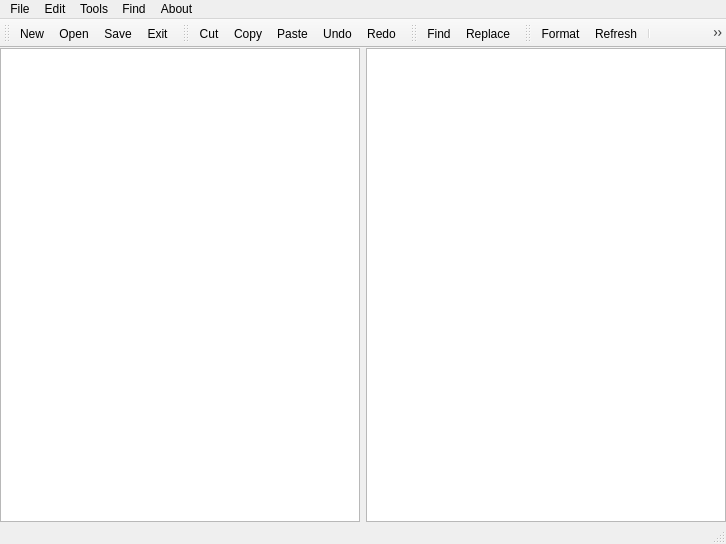
<?xml version="1.0" encoding="UTF-8"?>
<ui version="4.0">
 <class>JsonEditorMain</class>
 <widget class="QMainWindow" name="JsonEditorMain">
  <property name="geometry">
   <rect>
    <x>0</x>
    <y>0</y>
    <width>726</width>
    <height>544</height>
   </rect>
  </property>
  <property name="windowTitle">
   <string>JsonEditorMain</string>
  </property>
  <widget class="QWidget" name="centralWidget">
   <layout class="QHBoxLayout" name="horizontalLayout">
    <property name="leftMargin">
     <number>0</number>
    </property>
    <property name="topMargin">
     <number>0</number>
    </property>
    <property name="rightMargin">
     <number>0</number>
    </property>
    <property name="bottomMargin">
     <number>0</number>
    </property>
    <item>
     <widget class="QTextEdit" name="jsonCode">
      <property name="locale">
       <locale language="Chinese" country="China"/>
      </property>
     </widget>
    </item>
    <item>
     <widget class="QTreeView" name="jsonTree">
      <property name="alternatingRowColors">
       <bool>true</bool>
      </property>
      <property name="selectionBehavior">
       <enum>QAbstractItemView::SelectRows</enum>
      </property>
      <property name="autoExpandDelay">
       <number>1</number>
      </property>
      <property name="animated">
       <bool>true</bool>
      </property>
     </widget>
    </item>
   </layout>
  </widget>
  <widget class="QMenuBar" name="menuBar">
   <property name="geometry">
    <rect>
     <x>0</x>
     <y>0</y>
     <width>726</width>
     <height>21</height>
    </rect>
   </property>
   <widget class="QMenu" name="menu">
    <property name="title">
     <string>File</string>
    </property>
    <addaction name="menuNewFile"/>
    <addaction name="menuOpenFile"/>
    <addaction name="menuSaveFile"/>
    <addaction name="menuSaveAs"/>
    <addaction name="separator"/>
    <addaction name="menuRecent"/>
    <addaction name="separator"/>
    <addaction name="menuExit"/>
   </widget>
   <widget class="QMenu" name="menu_2">
    <property name="title">
     <string>Edit</string>
    </property>
    <addaction name="menuUndo"/>
    <addaction name="menuRedo"/>
    <addaction name="separator"/>
    <addaction name="menuCut"/>
    <addaction name="menuCopy"/>
    <addaction name="menuPaste"/>
    <addaction name="menuSelectAll"/>
    <addaction name="separator"/>
   </widget>
   <widget class="QMenu" name="menu_3">
    <property name="title">
     <string>Find</string>
    </property>
    <widget class="QMenu" name="menu_5">
     <property name="title">
      <string>Toolbars</string>
     </property>
     <addaction name="actionTools"/>
     <addaction name="menuEditTools"/>
     <addaction name="menuFindTools"/>
     <addaction name="menuCodeTools"/>
    </widget>
    <addaction name="menu_5"/>
    <addaction name="menuStatubar"/>
    <addaction name="separator"/>
    <addaction name="menuFind"/>
    <addaction name="menuReplace"/>
    <addaction name="separator"/>
    <addaction name="menuExpand"/>
    <addaction name="menuCollapse"/>
   </widget>
   <widget class="QMenu" name="menu_4">
    <property name="title">
     <string>About</string>
    </property>
    <addaction name="menuAbout"/>
    <addaction name="menuHelp"/>
   </widget>
   <widget class="QMenu" name="menu_6">
    <property name="title">
     <string>Tools</string>
    </property>
    <addaction name="menuRefresh"/>
    <addaction name="menuFormat"/>
    <addaction name="separator"/>
    <addaction name="menuInsertNode"/>
    <addaction name="menuDeleteNode"/>
    <addaction name="menuInsertChild"/>
   </widget>
   <addaction name="menu"/>
   <addaction name="menu_2"/>
   <addaction name="menu_6"/>
   <addaction name="menu_3"/>
   <addaction name="menu_4"/>
  </widget>
  <widget class="QToolBar" name="fileToolBar">
   <property name="iconSize">
    <size>
     <width>32</width>
     <height>32</height>
    </size>
   </property>
   <attribute name="toolBarArea">
    <enum>TopToolBarArea</enum>
   </attribute>
   <attribute name="toolBarBreak">
    <bool>false</bool>
   </attribute>
   <addaction name="menuNewFile"/>
   <addaction name="menuOpenFile"/>
   <addaction name="menuSaveFile"/>
   <addaction name="menuExit"/>
  </widget>
  <widget class="QStatusBar" name="statusBar"/>
  <widget class="QToolBar" name="editToolBar">
   <property name="windowTitle">
    <string>toolBar</string>
   </property>
   <property name="iconSize">
    <size>
     <width>32</width>
     <height>32</height>
    </size>
   </property>
   <attribute name="toolBarArea">
    <enum>TopToolBarArea</enum>
   </attribute>
   <attribute name="toolBarBreak">
    <bool>false</bool>
   </attribute>
   <addaction name="menuCut"/>
   <addaction name="menuCopy"/>
   <addaction name="menuPaste"/>
   <addaction name="menuUndo"/>
   <addaction name="menuRedo"/>
  </widget>
  <widget class="QToolBar" name="findToolBar">
   <property name="windowTitle">
    <string>toolBar_2</string>
   </property>
   <property name="iconSize">
    <size>
     <width>32</width>
     <height>32</height>
    </size>
   </property>
   <attribute name="toolBarArea">
    <enum>TopToolBarArea</enum>
   </attribute>
   <attribute name="toolBarBreak">
    <bool>false</bool>
   </attribute>
   <addaction name="menuFind"/>
   <addaction name="menuReplace"/>
  </widget>
  <widget class="QToolBar" name="codeToolBar">
   <property name="windowTitle">
    <string>toolBar_3</string>
   </property>
   <property name="iconSize">
    <size>
     <width>32</width>
     <height>32</height>
    </size>
   </property>
   <attribute name="toolBarArea">
    <enum>TopToolBarArea</enum>
   </attribute>
   <attribute name="toolBarBreak">
    <bool>false</bool>
   </attribute>
   <addaction name="menuFormat"/>
   <addaction name="menuRefresh"/>
   <addaction name="separator"/>
   <addaction name="menuInsertNode"/>
   <addaction name="menuDeleteNode"/>
   <addaction name="menuInsertChild"/>
  </widget>
  <action name="menuNewFile">
   <property name="icon">
    <iconset resource="jsoneditor.qrc">
     <normaloff>:/ToolbarIcon/images/document-new.png</normaloff>:/ToolbarIcon/images/document-new.png</iconset>
   </property>
   <property name="text">
    <string>New</string>
   </property>
   <property name="toolTip">
    <string>New</string>
   </property>
   <property name="shortcut">
    <string>Ctrl+N</string>
   </property>
  </action>
  <action name="menuOpenFile">
   <property name="icon">
    <iconset resource="jsoneditor.qrc">
     <normaloff>:/ToolbarIcon/images/document-open.png</normaloff>:/ToolbarIcon/images/document-open.png</iconset>
   </property>
   <property name="text">
    <string>Open</string>
   </property>
   <property name="toolTip">
    <string>Open</string>
   </property>
   <property name="shortcut">
    <string>Ctrl+O</string>
   </property>
  </action>
  <action name="menuSaveFile">
   <property name="icon">
    <iconset resource="jsoneditor.qrc">
     <normaloff>:/ToolbarIcon/images/media-floppy.png</normaloff>:/ToolbarIcon/images/media-floppy.png</iconset>
   </property>
   <property name="text">
    <string>Save</string>
   </property>
   <property name="toolTip">
    <string>Save</string>
   </property>
   <property name="shortcut">
    <string>Ctrl+S</string>
   </property>
  </action>
  <action name="menuSaveAs">
   <property name="text">
    <string>Save As...</string>
   </property>
   <property name="toolTip">
    <string>Save As</string>
   </property>
   <property name="shortcut">
    <string>Ctrl+Shift+S</string>
   </property>
  </action>
  <action name="menuRecent">
   <property name="enabled">
    <bool>false</bool>
   </property>
   <property name="text">
    <string>Recent</string>
   </property>
   <property name="toolTip">
    <string>Recent</string>
   </property>
   <property name="shortcut">
    <string>Ctrl+1</string>
   </property>
  </action>
  <action name="menuExit">
   <property name="icon">
    <iconset resource="jsoneditor.qrc">
     <normaloff>:/ToolbarIcon/images/system-log-out.png</normaloff>:/ToolbarIcon/images/system-log-out.png</iconset>
   </property>
   <property name="text">
    <string>Exit</string>
   </property>
   <property name="toolTip">
    <string>Exit</string>
   </property>
   <property name="shortcut">
    <string>Ctrl+Q</string>
   </property>
  </action>
  <action name="menuUndo">
   <property name="icon">
    <iconset resource="jsoneditor.qrc">
     <normaloff>:/ToolbarIcon/images/edit-undo.png</normaloff>:/ToolbarIcon/images/edit-undo.png</iconset>
   </property>
   <property name="text">
    <string>Undo</string>
   </property>
   <property name="toolTip">
    <string>Undo</string>
   </property>
   <property name="shortcut">
    <string>Ctrl+Z</string>
   </property>
  </action>
  <action name="menuCut">
   <property name="icon">
    <iconset resource="jsoneditor.qrc">
     <normaloff>:/ToolbarIcon/images/edit-cut.png</normaloff>:/ToolbarIcon/images/edit-cut.png</iconset>
   </property>
   <property name="text">
    <string>Cut</string>
   </property>
   <property name="toolTip">
    <string>Cut</string>
   </property>
   <property name="shortcut">
    <string>Ctrl+X</string>
   </property>
  </action>
  <action name="menuCopy">
   <property name="icon">
    <iconset resource="jsoneditor.qrc">
     <normaloff>:/ToolbarIcon/images/edit-copy.png</normaloff>:/ToolbarIcon/images/edit-copy.png</iconset>
   </property>
   <property name="text">
    <string>Copy</string>
   </property>
   <property name="toolTip">
    <string>Copy</string>
   </property>
   <property name="shortcut">
    <string>Ctrl+C</string>
   </property>
  </action>
  <action name="menuPaste">
   <property name="icon">
    <iconset resource="jsoneditor.qrc">
     <normaloff>:/ToolbarIcon/images/edit-paste.png</normaloff>:/ToolbarIcon/images/edit-paste.png</iconset>
   </property>
   <property name="text">
    <string>Paste</string>
   </property>
   <property name="toolTip">
    <string>Paste</string>
   </property>
   <property name="shortcut">
    <string>Ctrl+V</string>
   </property>
  </action>
  <action name="menuFormat">
   <property name="icon">
    <iconset resource="jsoneditor.qrc">
     <normaloff>:/ToolbarIcon/images/format-justify-right.png</normaloff>:/ToolbarIcon/images/format-justify-right.png</iconset>
   </property>
   <property name="text">
    <string>Format</string>
   </property>
   <property name="toolTip">
    <string>Format</string>
   </property>
   <property name="shortcut">
    <string>Shift+F</string>
   </property>
  </action>
  <action name="menuRefresh">
   <property name="icon">
    <iconset resource="jsoneditor.qrc">
     <normaloff>:/ToolbarIcon/images/view-refresh.png</normaloff>:/ToolbarIcon/images/view-refresh.png</iconset>
   </property>
   <property name="text">
    <string>Refresh</string>
   </property>
   <property name="toolTip">
    <string>Refresh</string>
   </property>
   <property name="shortcut">
    <string>Shift+R</string>
   </property>
  </action>
  <action name="menuStatubar">
   <property name="checkable">
    <bool>true</bool>
   </property>
   <property name="checked">
    <bool>true</bool>
   </property>
   <property name="text">
    <string>Statusbar</string>
   </property>
   <property name="toolTip">
    <string>Statusbar</string>
   </property>
   <property name="shortcut">
    <string>Shift+S</string>
   </property>
  </action>
  <action name="menuAbout">
   <property name="text">
    <string>About</string>
   </property>
   <property name="toolTip">
    <string>About</string>
   </property>
   <property name="shortcut">
    <string>Shift+A</string>
   </property>
  </action>
  <action name="menuHelp">
   <property name="text">
    <string>Help</string>
   </property>
   <property name="toolTip">
    <string>Help</string>
   </property>
   <property name="shortcut">
    <string>F1</string>
   </property>
  </action>
  <action name="menuRedo">
   <property name="icon">
    <iconset resource="jsoneditor.qrc">
     <normaloff>:/ToolbarIcon/images/edit-redo.png</normaloff>:/ToolbarIcon/images/edit-redo.png</iconset>
   </property>
   <property name="text">
    <string>Redo</string>
   </property>
   <property name="toolTip">
    <string>Redo</string>
   </property>
   <property name="shortcut">
    <string>Ctrl+Y</string>
   </property>
  </action>
  <action name="menuSelectAll">
   <property name="text">
    <string>Select All</string>
   </property>
   <property name="shortcut">
    <string>Ctrl+A</string>
   </property>
  </action>
  <action name="menuFind">
   <property name="icon">
    <iconset resource="jsoneditor.qrc">
     <normaloff>:/ToolbarIcon/images/edit-find.png</normaloff>:/ToolbarIcon/images/edit-find.png</iconset>
   </property>
   <property name="text">
    <string>Find</string>
   </property>
   <property name="shortcut">
    <string>Ctrl+F</string>
   </property>
  </action>
  <action name="menuReplace">
   <property name="icon">
    <iconset resource="jsoneditor.qrc">
     <normaloff>:/ToolbarIcon/images/edit-find-replace.png</normaloff>:/ToolbarIcon/images/edit-find-replace.png</iconset>
   </property>
   <property name="text">
    <string>Replace</string>
   </property>
   <property name="shortcut">
    <string>Ctrl+H</string>
   </property>
  </action>
  <action name="actionTools">
   <property name="checkable">
    <bool>true</bool>
   </property>
   <property name="checked">
    <bool>true</bool>
   </property>
   <property name="text">
    <string>Tools</string>
   </property>
  </action>
  <action name="menuEditTools">
   <property name="checkable">
    <bool>true</bool>
   </property>
   <property name="checked">
    <bool>true</bool>
   </property>
   <property name="text">
    <string>Edit</string>
   </property>
  </action>
  <action name="menuFindTools">
   <property name="checkable">
    <bool>true</bool>
   </property>
   <property name="checked">
    <bool>true</bool>
   </property>
   <property name="text">
    <string>Find</string>
   </property>
  </action>
  <action name="menuCodeTools">
   <property name="checkable">
    <bool>true</bool>
   </property>
   <property name="checked">
    <bool>true</bool>
   </property>
   <property name="text">
    <string>Code</string>
   </property>
  </action>
  <action name="menuInsertNode">
   <property name="icon">
    <iconset resource="jsoneditor.qrc">
     <normaloff>:/ToolbarIcon/images/list-add.png</normaloff>:/ToolbarIcon/images/list-add.png</iconset>
   </property>
   <property name="text">
    <string>Insert Node</string>
   </property>
   <property name="shortcut">
    <string>Ctrl+I</string>
   </property>
  </action>
  <action name="menuDeleteNode">
   <property name="enabled">
    <bool>false</bool>
   </property>
   <property name="icon">
    <iconset resource="jsoneditor.qrc">
     <normaloff>:/ToolbarIcon/images/list-remove.png</normaloff>:/ToolbarIcon/images/list-remove.png</iconset>
   </property>
   <property name="text">
    <string>Delete Node</string>
   </property>
   <property name="shortcut">
    <string>Ctrl+D</string>
   </property>
  </action>
  <action name="menuInsertChild">
   <property name="enabled">
    <bool>false</bool>
   </property>
   <property name="icon">
    <iconset resource="jsoneditor.qrc">
     <normaloff>:/ToolbarIcon/images/list-addchild.png</normaloff>:/ToolbarIcon/images/list-addchild.png</iconset>
   </property>
   <property name="text">
    <string>Insert Child</string>
   </property>
   <property name="toolTip">
    <string>Insert Child</string>
   </property>
   <property name="shortcut">
    <string>Ctrl+Shift+I</string>
   </property>
  </action>
  <action name="menuExpand">
   <property name="text">
    <string>Expand</string>
   </property>
   <property name="shortcut">
    <string>Ctrl++</string>
   </property>
  </action>
  <action name="menuCollapse">
   <property name="text">
    <string>Collapse</string>
   </property>
   <property name="shortcut">
    <string>Ctrl+-</string>
   </property>
  </action>
 </widget>
 <layoutdefault spacing="6" margin="11"/>
 <resources>
  <include location="jsoneditor.qrc"/>
 </resources>
 <connections>
  <connection>
   <sender>menuExit</sender>
   <signal>triggered()</signal>
   <receiver>JsonEditorMain</receiver>
   <slot>close()</slot>
   <hints>
    <hint type="sourcelabel">
     <x>-1</x>
     <y>-1</y>
    </hint>
    <hint type="destinationlabel">
     <x>362</x>
     <y>271</y>
    </hint>
   </hints>
  </connection>
  <connection>
   <sender>menuSelectAll</sender>
   <signal>triggered()</signal>
   <receiver>jsonCode</receiver>
   <slot>selectAll()</slot>
   <hints>
    <hint type="sourcelabel">
     <x>-1</x>
     <y>-1</y>
    </hint>
    <hint type="destinationlabel">
     <x>545</x>
     <y>278</y>
    </hint>
   </hints>
  </connection>
  <connection>
   <sender>menuCut</sender>
   <signal>triggered()</signal>
   <receiver>jsonCode</receiver>
   <slot>cut()</slot>
   <hints>
    <hint type="sourcelabel">
     <x>-1</x>
     <y>-1</y>
    </hint>
    <hint type="destinationlabel">
     <x>545</x>
     <y>278</y>
    </hint>
   </hints>
  </connection>
  <connection>
   <sender>menuCopy</sender>
   <signal>triggered()</signal>
   <receiver>jsonCode</receiver>
   <slot>copy()</slot>
   <hints>
    <hint type="sourcelabel">
     <x>-1</x>
     <y>-1</y>
    </hint>
    <hint type="destinationlabel">
     <x>545</x>
     <y>278</y>
    </hint>
   </hints>
  </connection>
  <connection>
   <sender>menuPaste</sender>
   <signal>triggered()</signal>
   <receiver>jsonCode</receiver>
   <slot>paste()</slot>
   <hints>
    <hint type="sourcelabel">
     <x>-1</x>
     <y>-1</y>
    </hint>
    <hint type="destinationlabel">
     <x>545</x>
     <y>278</y>
    </hint>
   </hints>
  </connection>
  <connection>
   <sender>menuUndo</sender>
   <signal>triggered()</signal>
   <receiver>jsonCode</receiver>
   <slot>undo()</slot>
   <hints>
    <hint type="sourcelabel">
     <x>-1</x>
     <y>-1</y>
    </hint>
    <hint type="destinationlabel">
     <x>545</x>
     <y>278</y>
    </hint>
   </hints>
  </connection>
  <connection>
   <sender>menuRedo</sender>
   <signal>triggered()</signal>
   <receiver>jsonCode</receiver>
   <slot>redo()</slot>
   <hints>
    <hint type="sourcelabel">
     <x>-1</x>
     <y>-1</y>
    </hint>
    <hint type="destinationlabel">
     <x>545</x>
     <y>278</y>
    </hint>
   </hints>
  </connection>
  <connection>
   <sender>menuNewFile</sender>
   <signal>triggered()</signal>
   <receiver>jsonCode</receiver>
   <slot>clear()</slot>
   <hints>
    <hint type="sourcelabel">
     <x>-1</x>
     <y>-1</y>
    </hint>
    <hint type="destinationlabel">
     <x>545</x>
     <y>278</y>
    </hint>
   </hints>
  </connection>
  <connection>
   <sender>menuExpand</sender>
   <signal>triggered()</signal>
   <receiver>jsonTree</receiver>
   <slot>expandAll()</slot>
   <hints>
    <hint type="sourcelabel">
     <x>-1</x>
     <y>-1</y>
    </hint>
    <hint type="destinationlabel">
     <x>545</x>
     <y>293</y>
    </hint>
   </hints>
  </connection>
  <connection>
   <sender>menuCollapse</sender>
   <signal>triggered()</signal>
   <receiver>jsonTree</receiver>
   <slot>collapseAll()</slot>
   <hints>
    <hint type="sourcelabel">
     <x>-1</x>
     <y>-1</y>
    </hint>
    <hint type="destinationlabel">
     <x>545</x>
     <y>293</y>
    </hint>
   </hints>
  </connection>
 </connections>
</ui>
